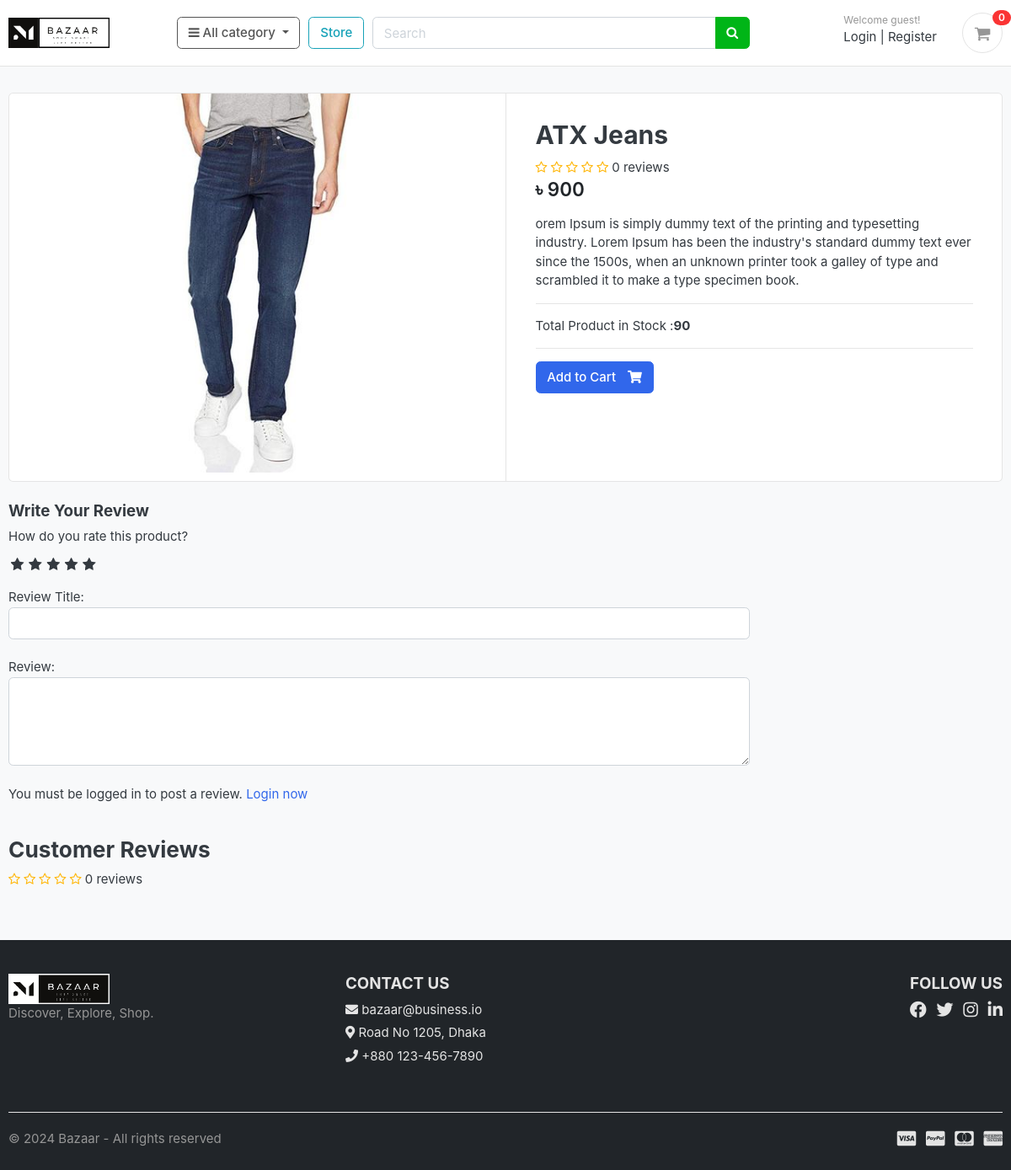
/store/category/jeans/atx-jeans/, run on an earlier commit of the app's database.
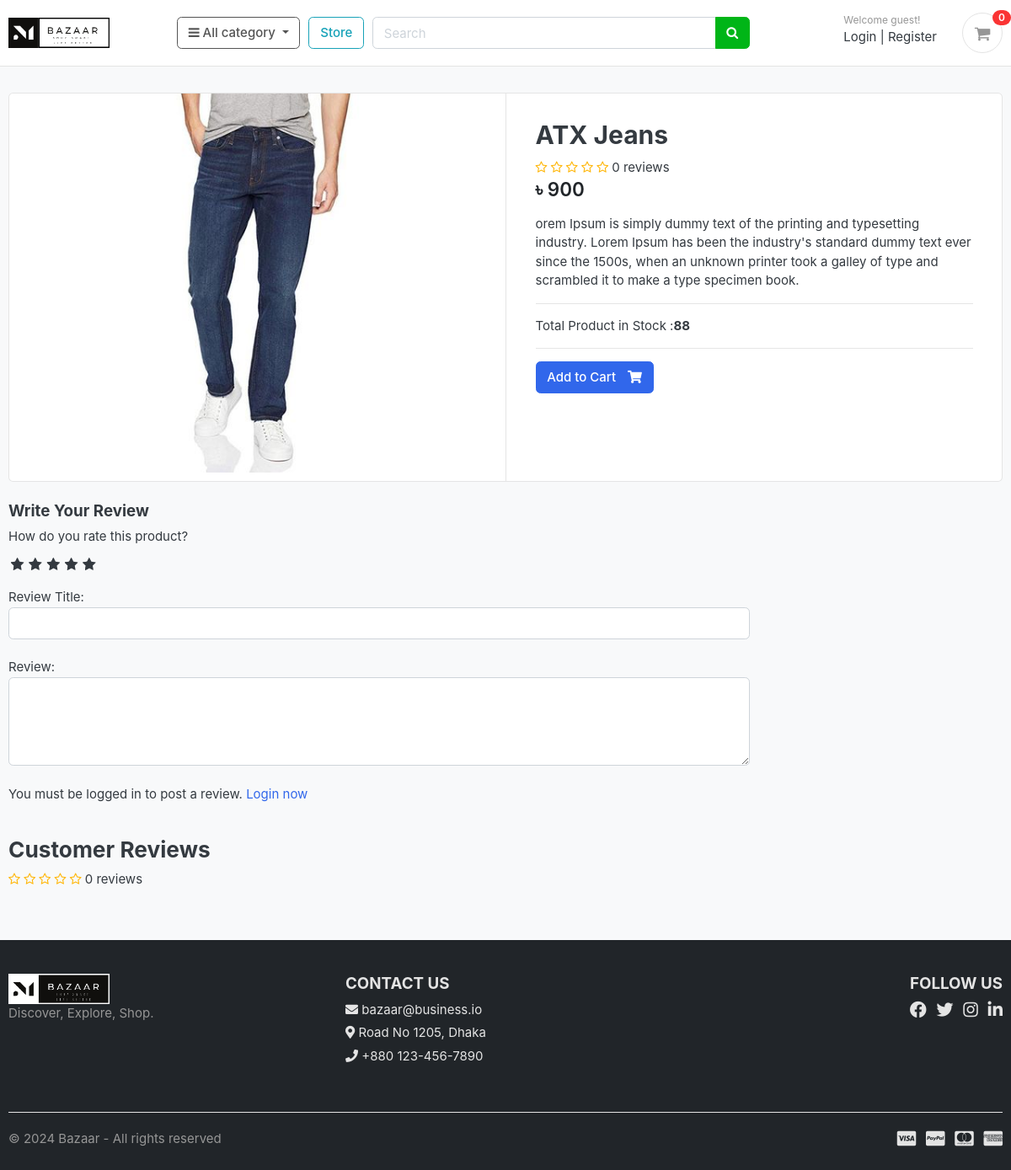
And on a later commit of the database.
### store/models.py (models this page shows, shortened)
class Product(models.Model):
    product_name    = models.CharField(max_length=200, unique=True)
    slug            = models.SlugField(max_length=200, unique=True)
    description     = models.TextField(max_length=500, blank=True)
    price           = models.IntegerField()
    images          = models.ImageField(upload_to='photos/products')
    stock           = models.IntegerField()
    is_available    = models.BooleanField(default=True)
    category        = models.ForeignKey(Category, on_delete=models.CASCADE)
    created_date    = models.DateTimeField(auto_now_add=True)
    modified_date   = models.DateTimeField(auto_now=True)
    def averageReview(self):
        reviews = ReviewRating.objects.filter(product=self, status=True).aggregate(average=Avg('rating'))
        avg = 0
        if reviews['average'] is not None:
            avg = float(reviews['average'])
        return avg
    def countReview(self):
        reviews = ReviewRating.objects.filter(product=self, status=True).aggregate(count=Count('id'))
        count = 0
        if reviews['count'] is not None:
            count = int(reviews['count'])
        return count

### store/views.py (the view)
# urls.py: path('category/<slug:category_slug>/<slug:product_slug>/', views.product_detail, name='product_detail'),
def product_detail(request, category_slug, product_slug):
    try:
        single_product = Product.objects.get(category__slug=category_slug, slug=product_slug)
        in_cart = CartItem.objects.filter(cart__cart_id=_cart_id(request), product=single_product).exists()
    except Exception as e:
        raise e
    if request.user.is_authenticated:
        try:
            orderproduct = OrderProduct.objects.filter(user=request.user, product_id=single_product.id).exists()
        except OrderProduct.DoesNotExist:
            orderproduct = None
    else:
        orderproduct = None
    reviews = ReviewRating.objects.filter(product_id=single_product.id, status=True)
    context = {
        'single_product': single_product,
        'in_cart'       : in_cart,
        'orderproduct': orderproduct,
        'reviews': reviews,
    }
    return render(request, 'store/product_details.html', context)

### cart/context_processors.py (called while the page is built)
def counter(request):
    cart_count = 0
    if 'admin' in request.path:
        return {}
    else:
        try:
            cart = Cart.objects.filter(cart_id=_cart_id(request))
            if request.user.is_authenticated:
                cart_items = CartItem.objects.all().filter(user=request.user)
            else:
                cart_items = CartItem.objects.all().filter(cart=cart[:1])
            for cart_item in cart_items:
                cart_count += cart_item.quantity
        except Cart.DoesNotExist:
            cart_count = 0
    return dict(cart_count=cart_count)

### cart/views.py (called while the page is built)
def _cart_id(request):
    cart = request.session.session_key
    if not cart:
        cart = request.session.create()
    return cart

### category/context_processors.py (called while the page is built)
def menu_links(request):
    links = Category.objects.all()
    return dict(links=links)

### category/models.py (called while the page is built)
    def get_url(self):
        return reverse('products_by_category', args=[self.slug])

### store/templates/store/product_details.html (shortened to what the changed rows need)
{% extends 'base.html' %} {% load static %} {% block content %}
<section class="section-content padding-y bg">
  <div class="container">
    <div class="card">
      <div class="row no-gutters">
        <aside class="col-md-6">
          <article class="gallery-wrap">
            <div class="img-big-wrap">
              <a href="#"><img src="{{ single_product.images.url }}" /></a>
            </div>
          </article>
        </aside>
        <main class="col-md-6 border-left">
          <form action="{% url 'add_cart' single_product.id %}" method="POST">
            <article class="content-body">
              <h2 class="title">{{ single_product.product_name }}</h2>
              <div class="rating-star">
                <span>
                  <i class="fa fa-star{% if single_product.averageReview < 0.5 %}-o{% elif single_product.averageReview >= 0.5 and single_product.averageReview < 1 %}-half-o {% endif %}"
                    aria-hidden="true"></i>
                  <i class="fa fa-star{% if single_product.averageReview < 1.5 %}-o{% elif single_product.averageReview >= 1.5 and single_product.averageReview < 2 %}-half-o {% endif %}"
                    aria-hidden="true"></i>
                  <i class="fa fa-star{% if single_product.averageReview < 2.5 %}-o{% elif single_product.averageReview >= 2.5 and single_product.averageReview < 3 %}-half-o {% endif %}"
                    aria-hidden="true"></i>
                  <i class="fa fa-star{% if single_product.averageReview < 3.5 %}-o{% elif single_product.averageReview >= 3.5 and single_product.averageReview < 4 %}-half-o {% endif %}"
                    aria-hidden="true"></i>
                  <i class="fa fa-star{% if single_product.averageReview < 4.5 %}-o{% elif single_product.averageReview >= 4.5 and single_product.averageReview < 5 %}-half-o {% endif %}"
                    aria-hidden="true"></i>
                  <span>{{single_product.countReview}} reviews</span>
                </span>
              </div>
              <div class="mb-3">
                <var class="price h4">৳ {{single_product.price}}</var>
              </div>
              <p>{{ single_product.description }}</p>
              <hr />
              <p>Total Product in Stock :<b>{{ single_product.stock }}</b></p>
              <hr />
              {% if single_product.stock <= 0 %} <h5 class="text-danger">Out of Stock</h5>
                {% elif in_cart %}
                <p>Item Already added to cart</p>
                <a class="btn btn-warning" href="{% url 'cart'%}">
                  <span class="text">View Cart</span>
                  <i class="fas fa-shopping-cart"></i>
                </a>
                {% else %}
                <button type="submit" class="btn btn-primary">
                  <span class="text">Add to Cart</span>
                  <i class="fas fa-shopping-cart"></i>
                </button>
                {% endif %}
            </article>
          </form>
        </main>
      </div>
    </div>
    <br />
    <div class="row">
      <div class="col-md-9">
        <br />
        <header class="section-heading">
          <div class="rating-star">
            <span>
              <i class="fa fa-star{% if single_product.averageReview < 0.5 %}-o{% elif single_product.averageReview >= 0.5 and single_product.averageReview < 1 %}-half-o {% endif %}"
                aria-hidden="true"></i>
              <i class="fa fa-star{% if single_product.averageReview < 1.5 %}-o{% elif single_product.averageReview >= 1.5 and single_product.averageReview < 2 %}-half-o {% endif %}"
                aria-hidden="true"></i>
              <i class="fa fa-star{% if single_product.averageReview < 2.5 %}-o{% elif single_product.averageReview >= 2.5 and single_product.averageReview < 3 %}-half-o {% endif %}"
                aria-hidden="true"></i>
              <i class="fa fa-star{% if single_product.averageReview < 3.5 %}-o{% elif single_product.averageReview >= 3.5 and single_product.averageReview < 4 %}-half-o {% endif %}"
                aria-hidden="true"></i>
              <i class="fa fa-star{% if single_product.averageReview < 4.5 %}-o{% elif single_product.averageReview >= 4.5 and single_product.averageReview < 5 %}-half-o {% endif %}"
                aria-hidden="true"></i>
              <span>{{single_product.countReview}} reviews</span>
            </span>
          </div>
        </header>
      </div>
    </div>
  </div>
</section>
{% endblock %}

What changed in the data, as far as the page shows it:
changed Product "ATX Jeans": stock "90" → "88"
